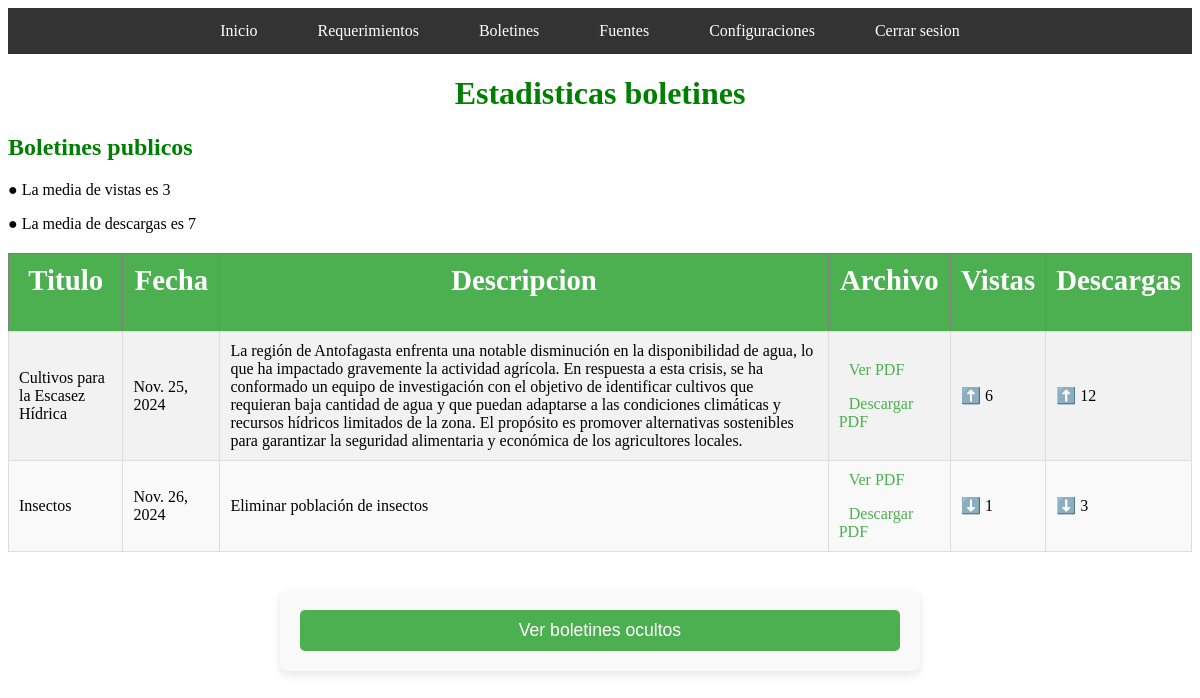
Page /estadisticas_boletines/ (signed in) on the committed database.
### myapp/models.py (models this page shows, shortened)
class Boletin(models.Model):
    titulo = models.CharField(max_length=255)  # Título del boletín
    descripcion = models.TextField(blank=True)  # Descripción opcional del boletín
    archivo_pdf = models.FileField(upload_to='boletines_pdfs/')  # Campo para el archivo PDF
    fecha_creacion = models.DateField(auto_now_add=True)  # Fecha de publicación automática
    requerimiento = models.ForeignKey(Requerimiento,on_delete=models.CASCADE)
    es_publico = models.BooleanField(default=False)
    vistas=models.IntegerField(default=0)
    descargas=models.IntegerField(default=0)

### myapp/permisos.py (the view)
    @login_required
    @user_passes_test(lambda user: user.is_staff)
    def wrapped_view(request, *args, **kwargs):
        return view_func(request, *args, **kwargs)

### myapp/permisos.py (called while the page is built)
def staff_required(view_func):
    @login_required
    @user_passes_test(lambda user: user.is_staff)
    def wrapped_view(request, *args, **kwargs):
        return view_func(request, *args, **kwargs)
    return wrapped_view

### myapp/templates/boletines/estadisticas_boletines.html (shortened to what this page needs)
{% extends 'menu.html' %}
{% block content %}
{% load static %}
<head>
    <link rel="stylesheet" href="{% static 'css/estilo_tablas.css' %}">
    <link rel="stylesheet" href="{% static 'css/estilo_formulario_boletin_aux.css' %}">
</head>
<h1 style="font-weight: bold; color: green; text-align: center;">Estadisticas boletines<h1>
<h2 style="font-weight: bold; color: green; ">
    Boletines publicos
</h2>
{% if cant_publicos == 0 %}
    <p>❌ No hay boletines en este estado ❌</p>
{% else %}
    <p>● La media de vistas es {{vistas_publicos}}</p>
    <p>● La media de descargas es {{descargas_publicos}}</p>
    <table border = "1">
        <thead>
            <tr>
                <th><h2>Titulo</h2></th>
                <th><h2>Fecha</h2></th>
                <th><h2>Descripcion</h2></th>
                <th><h2>Archivo</h2></th>
                <th><h2>Vistas</h2></th>
                <th><h2>Descargas</h2></th>
            </tr>
        </thead>
        <tbody>
        {% for boletin in Boletines %}
                {% if boletin.es_publico == True %}
                    <tr>
                        <td>{{boletin.titulo}}</td>
                        <td>{{boletin.fecha_creacion}}</td>
                        <td>{{boletin.descripcion}}</td>
                        <td>
                            <a href="{{ boletin.archivo_pdf.url }}" target="_blank">Ver PDF</a>
                            <a href="{{ boletin.archivo_pdf.url }}" download>Descargar PDF</a>
                        </td>
                    {% if boletin.vistas >= vistas_publicos %}
                        <td>⬆️ {{boletin.vistas}}</td>
                    {% else %}
                        <td>⬇️ {{boletin.vistas}}</td>
                    {% endif %}
                    {% if boletin.descargas >= descargas_publicos %}
                        <td>⬆️ {{boletin.descargas}}</td>
                    {% else %}
                        <td>⬇️ {{boletin.descargas}}</td>
                    {% endif %}
                    </tr>
                {% endif %}
        {% endfor %}
        </tbody>
    </table>
{% endif %}
<br>
{% if mostrar == 0 %}
    <form method="POST" class="formulario-boletin">
        <button type="submit" class="btn-submit">Ver boletines ocultos</button>
    </form>
{% endif %}
{% endblock %}

### myapp/static/css/estilo_tablas.css (style rules this page uses)
table { width: 100%; border-collapse: collapse; margin-top: 20px; }
th, td { padding: 10px; text-align: left; }
th { background-color: #4CAF50; color: white; font-size: 1.2em; text-align: center; }
td { background-color: #f2f2f2; border: 1px solid #ddd; }
tr:nth-child(even) td { background-color: #f9f9f9; }
a { color: #4CAF50; text-decoration: none; padding: 5px 10px; border-radius: 5px; }

### myapp/static/css/estilo_formulario_boletin_aux.css (style rules this page uses)
form { width: 100%; max-width: 600px; margin: 20px auto; padding: 20px; border-radius: 8px; background-color: #f9f9f9; box-shadow: 0px 4px 8px rgba(0, 0, 0, 0.1); }
.btn-submit { width: 100%; padding: 10px; background-color: #4CAF50; color: white; font-size: 1.1em; border: none; border-radius: 5px; cursor: pointer; }

### rows in the picture
Boletin: titulo "Cultivos para la Escasez Hídrica", fecha_creacion "Nov. 25, 2024", descripcion "La región de Antofagasta enfrenta una notable disminución en la disponibilidad de agua, lo que ha impactado gravemente la actividad agrícola. En respuesta a esta crisis, se ha conformado un equipo de investigación con el objetivo de identificar cultivos que requieran baja cantidad de agua y que puedan adaptarse a las condiciones climáticas y recursos hídricos limitados de la zona. El propósito es promover alternativas sostenibles para garantizar la seguridad alimentaria y económica de los agricultores locales.", vistas "6", descargas "12"
Boletin: titulo "Insectos", fecha_creacion "Nov. 26, 2024", descripcion "Eliminar población de insectos", vistas "1", descargas "3"

### other values in the picture
{{ vistas_publicos }} "3"
{{ descargas_publicos }} "7"
